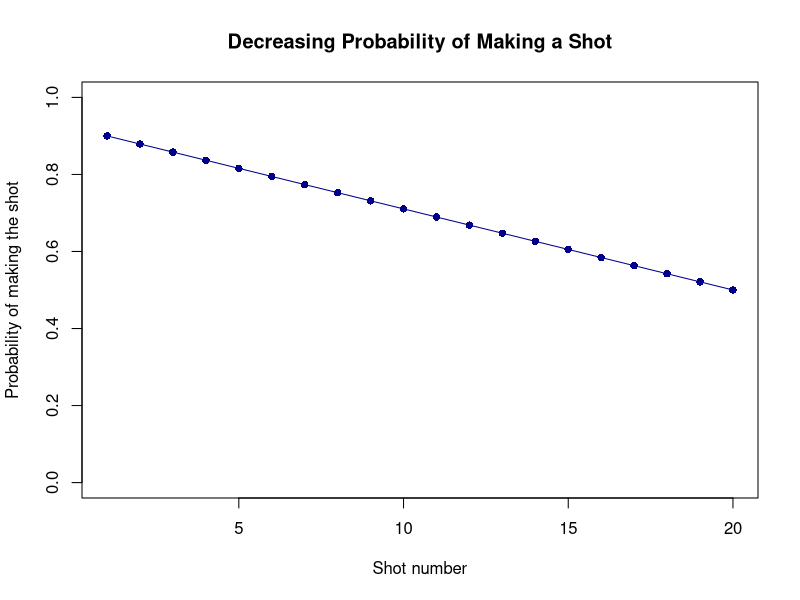
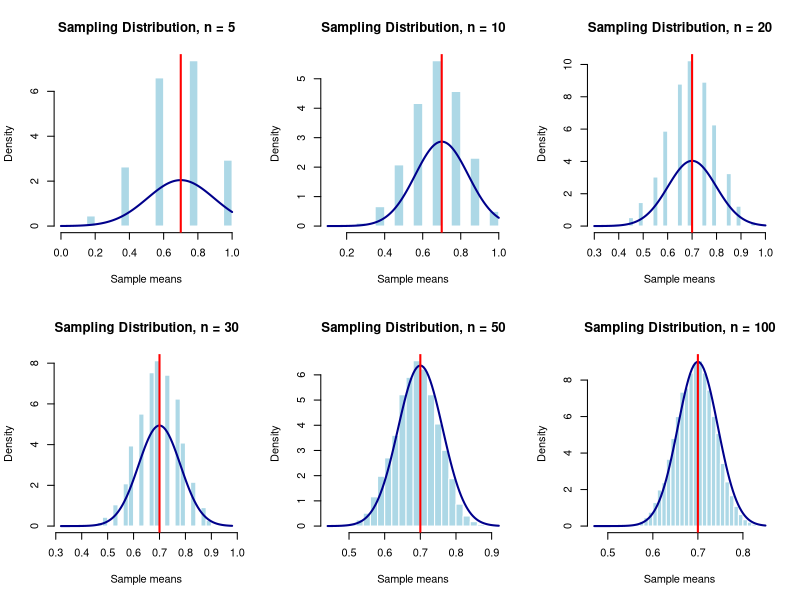
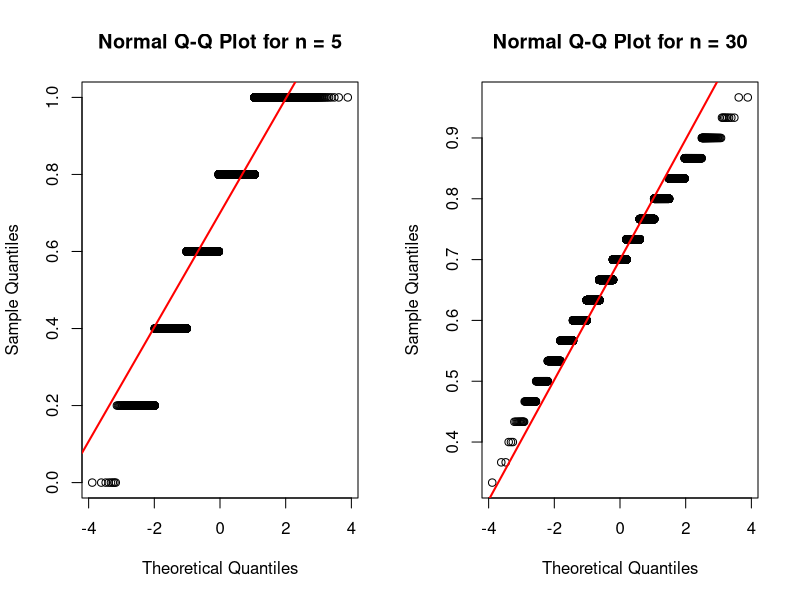

The R script that drew these images, in order:
## ---- chunk 1
sample_sizes <- c(5, 10, 20, 30, 50, 100)

B <- 10000
## ---- chunk 2
student_id <- 6424

set.seed(student_id)
## ---- chunk 3
simulate_basketball_means <- function(n, B = 10000) {
  
  p <- seq(
    from = 0.90,
    to = 0.50,
    length.out = n
  )
  
  replicate(
    B,
    mean(
      rbinom(
        n = n,
        size = 1,
        prob = p
      )
    )
  )
}
## ---- chunk 4
test_sample_means_n5 <- simulate_basketball_means(
  n = 5,
  B = B
)

head(test_sample_means_n5)

length(test_sample_means_n5)
## ---- chunk 5
n_shots <- 20

shot_number <- 1:n_shots

shot_probability <- seq(
  from = 0.90,
  to = 0.50,
  length.out = n_shots
)

plot(
  shot_number,
  shot_probability,
  type = "o",
  pch = 16,
  col = "darkblue",
  ylim = c(0, 1),
  xlab = "Shot number",
  ylab = "Probability of making the shot",
  main = "Decreasing Probability of Making a Shot"
)
## ---- chunk 6
all_sample_means <- lapply(
  sample_sizes,
  function(n) {
    simulate_basketball_means(
      n = n,
      B = B
    )
  }
)

names(all_sample_means) <- paste0("n_", sample_sizes)

sample_means_n5 <- all_sample_means[["n_5"]]

sample_means_n30 <- all_sample_means[["n_30"]]

sapply(all_sample_means, length)
## ---- chunk 7
basketball_mean <- 0.70

old_par <- par(mfrow = c(2, 3))

for (n in sample_sizes) {
  
  x <- all_sample_means[[paste0("n_", n)]]
  
  p <- seq(
    from = 0.90,
    to = 0.50,
    length.out = n
  )
  
  theoretical_se <- sqrt(
    sum(p * (1 - p))
  ) / n
  
  hist(
    x,
    breaks = 30,
    probability = TRUE,
    main = paste("Sampling Distribution, n =", n),
    xlab = "Sample means",
    col = "lightblue",
    border = "white"
  )
  
  curve(
    dnorm(
      x,
      mean = basketball_mean,
      sd = theoretical_se
    ),
    add = TRUE,
    col = "darkblue",
    lwd = 2
  )
  
  abline(
    v = basketball_mean,
    col = "red",
    lwd = 2
  )
}

par(old_par)
## ---- chunk 8
old_par <- par(mfrow = c(1, 2))

qqnorm(
  sample_means_n5,
  main = "Normal Q-Q Plot for n = 5"
)

qqline(
  sample_means_n5,
  col = "red",
  lwd = 2
)

qqnorm(
  sample_means_n30,
  main = "Normal Q-Q Plot for n = 30"
)

qqline(
  sample_means_n30,
  col = "red",
  lwd = 2
)

par(old_par)
## ---- chunk 9
summary_table <- do.call(
  rbind,
  lapply(
    sample_sizes,
    function(n) {
      
      x <- all_sample_means[[paste0("n_", n)]]
      
      p <- seq(
        from = 0.90,
        to = 0.50,
        length.out = n
      )
      
      theoretical_se <- sqrt(
        sum(p * (1 - p))
      ) / n
      
      data.frame(
        sample_size = n,
        theoretical_mean = basketball_mean,
        simulated_mean = mean(x),
        simulated_standard_error = sd(x),
        theoretical_standard_error = theoretical_se,
        skewness = mean(
          (x - mean(x))^3
        ) / sd(x)^3,
        excess_kurtosis = mean(
          (x - mean(x))^4
        ) / sd(x)^4 - 3
      )
    }
  )
)

summary_table
